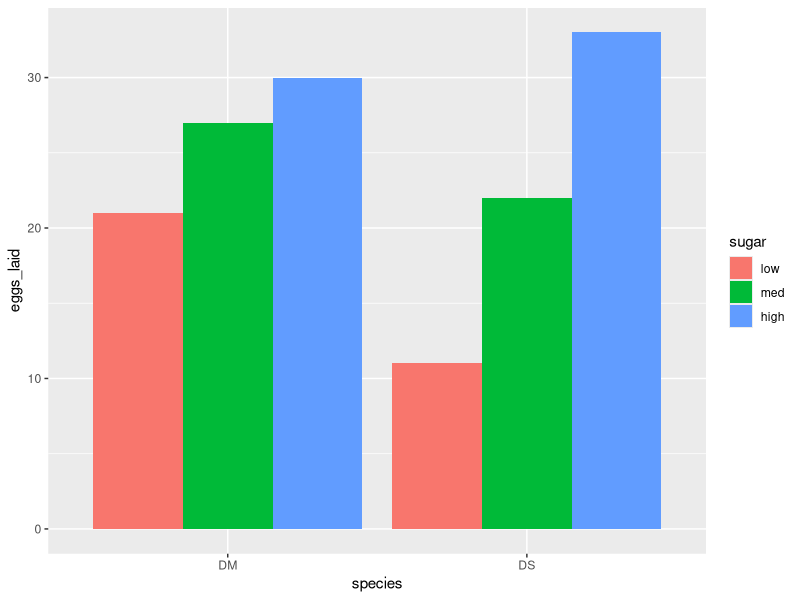
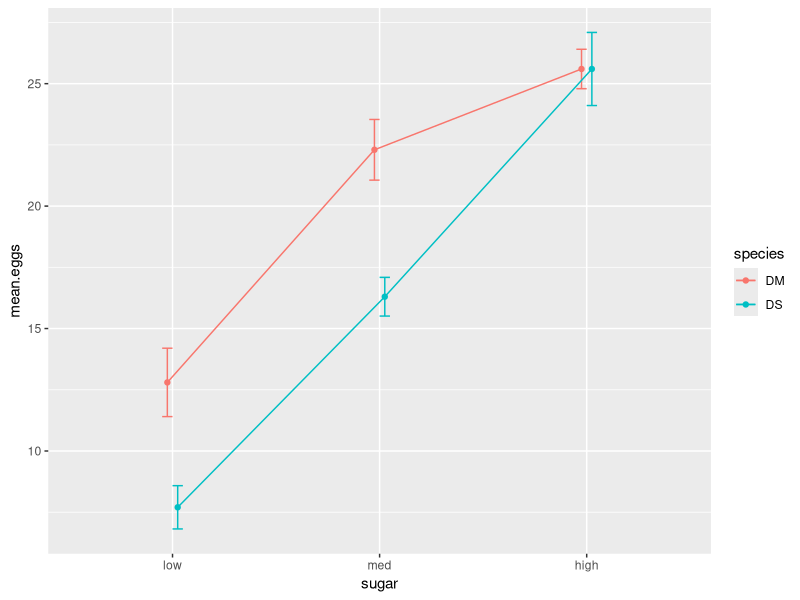

These charts were generated, in order, by the following R code:
# Tidyverse tutorial
# Created by Matthew T. Pileggi
# Presented 4/15/19

# Installs tidyverse packages
# install.packages("tidyverse")

# Loads & attaches core packages

library(tidyverse)

# readr

fly_data <- read_csv("data/flies.csv")

fly_data

# tibble

fly_data

str(fly_data)

# dplr

select(fly_data, species, sugar, eggs_laid)

select(fly_data, -id)

# magrittr

fly_data %>% 
  group_by(sugar, species) %>% 
  summarize(avg_eggs_laid = mean(eggs_laid))

# ggplot2

fly_data %>% 
  mutate(sugar = fct_reorder(sugar, eggs_laid)) %>% 
  ggplot(aes(x = species, y = eggs_laid, fill = sugar)) +
  geom_bar(position = "dodge", stat = "identity")

fly_data %>% 
  group_by(species, sugar) %>%
  summarise(mean.eggs = mean(eggs_laid),
            sd.eggs = sd(eggs_laid),
            n.eggs = n()) %>%
  mutate(se.eggs = sd.eggs / sqrt(n.eggs)) %>%
  mutate(sugar = fct_reorder(sugar, mean.eggs)) %>% 
  ggplot(aes(sugar, mean.eggs, group = species, color = species)) +
  geom_errorbar(aes(ymin= mean.eggs-se.eggs, ymax = mean.eggs+se.eggs, width = .1),
                position = position_dodge(0.1)) +
  geom_line(position = position_dodge(0.1)) +
  geom_point(position = position_dodge(0.1))